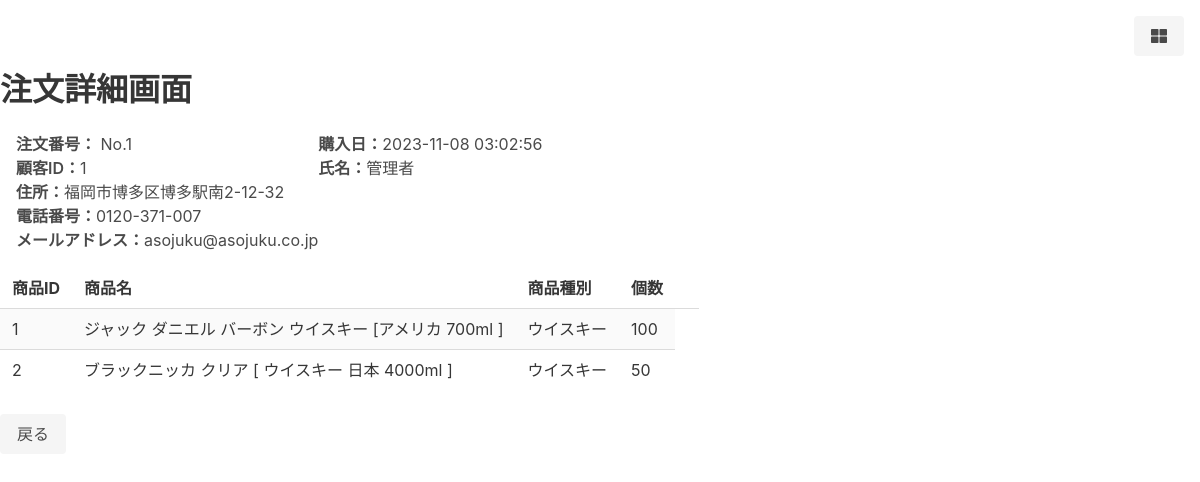
Screenshot of /kannrisya/order-detail.php?order_id=1 with the database file from the repository.
### tables this page shows
CREATE TABLE Orders(
    order_id INT auto_increment,
    customer_id INT NOT NULL,
    order_date DATETIME DEFAULT CURRENT_TIMESTAMP NOT NULL,
    shipping_address VARCHAR(100) NOT NULL,
    payment VARCHAR(50) NOT NULL,
    PRIMARY KEY(order_id),
    FOREIGN KEY(customer_id) REFERENCES Customers(customer_id)
);

CREATE TABLE Customers(
    customer_id INT auto_increment,
    login_id VARCHAR(50) NOT NULL,
    customer_name VARCHAR(50) NOT NULL,
    customer_password VARCHAR(200) NOT NULL,
    postcode VARCHAR(7) NOT NULL,
    address VARCHAR(100) NOT NULL,
    telephone VARCHAR(16) NOT NULL,
    mail VARCHAR(50),
    birth DATE NOT NULL,
    identification_image_pass VARCHAR(100) NOT NULL,
    identification_id INT,
    identification_detail VARCHAR(100),
    created_date DATETIME DEFAULT CURRENT_TIMESTAMP NOT NULL,
    updated_date DATETIME DEFAULT CURRENT_TIMESTAMP ON UPDATE CURRENT_TIMESTAMP,
    payment_id INT,
    delete_flag TINYINT DEFAULT 0,
    PRIMARY KEY(customer_id),
    FOREIGN KEY(identification_id) REFERENCES Identifications(identification_id),
    FOREIGN KEY(payment_id) REFERENCES Payments(payment_id)
);

CREATE TABLE Order_details(
    order_id INT,
    product_id INT,
    quantity INT NOT NULL,
    PRIMARY KEY(order_id,product_id),
    FOREIGN KEY(order_id) REFERENCES Orders(order_id),
    FOREIGN KEY(product_id) REFERENCES Products(product_id)
);

CREATE TABLE Products(
    product_id INT auto_increment,
    product_name VARCHAR(100) NOT NULL,
    category_id INT NOT NULL,
    price INT NOT NULL,
    stock INT DEFAULT 0 NOT NULL,
    image_pass VARCHAR(100),
    product_description VARCHAR(1023),
    PRIMARY KEY(product_id),
    FOREIGN KEY(category_id) REFERENCES Categories(category_id)
);

CREATE TABLE Categories(
    category_id INT auto_increment,
    category_name VARCHAR(50) NOT NULL,
    PRIMARY KEY(category_id)
);

### kannrisya/order-detail.php (the view)
<?php require '../db-connect.php'; ?>
<?php require 'header.php'; ?>
    <?php
    $pdo=new PDO($connect, USER, PASS);
    ?>
    <h3 class="title">注文詳細画面</h3>
    <table class="mb-4 mx-4">
    <?php
    $order_id=$_GET['order_id'];
    $sql='select * from Customers inner join Orders on Customers.customer_id = Orders.customer_id where Orders.order_id=?';
    $customers=$pdo->prepare($sql);
    $customers->execute([$order_id]);
    foreach($customers as $row){
        echo '<tr><td><label class="has-text-weight-semibold">注文番号：</label> No.',$row['order_id'],'</td> <td><label class="has-text-weight-semibold">購入日：</label>',$row['order_date'],'</td></tr>';
        echo '<tr><td><label class="has-text-weight-semibold">顧客ID：</label>',$row['customer_id'],'</td> <td><label class="has-text-weight-semibold"> 氏名：</label>',$row['customer_name'],'</td></tr>';
        echo '<tr><td><label class="has-text-weight-semibold">住所：</label>',$row['address'],'</td></tr>';
        echo '<tr><td><label class="has-text-weight-semibold">電話番号：</label>',$row['telephone'],'</td></tr>';
        echo '<tr><td><label class="has-text-weight-semibold">メールアドレス：</label>',$row['mail'],'</td></tr>';
    }
    echo '</table>';
    echo '<div class="table-container">';
    echo '<table class="table is-striped">';
    $sql = $pdo->prepare('SELECT Products.product_id FROM Order_details
    INNER JOIN Products ON Order_details.product_id  = Products.product_id
    WHERE Order_details.order_id = ?');
    $sql->execute([$order_id]);
    $count = $sql->rowCount();
        if($count != 0){
            echo '<tr><th>商品ID</th><th>商品名</th><th>商品種別</th><th>個数</th><th></th></tr>';
            $sql = $pdo->prepare('SELECT Categories.category_name FROM Order_details
            INNER JOIN Products ON Order_details.product_id  = Products.product_id
            INNER JOIN Categories ON Products.category_id = Categories.category_id
            WHERE Order_details.order_id = ?');
            $sql->execute([$order_id]);
            $i=0;
            foreach ($sql as $row) {
                $category_name[$i] =  $row['category_name'];
                $i++;
              }
            $orders=$pdo->prepare('SELECT Products.product_id,Products.product_name,Order_details.quantity from Products
            inner join Order_details on Products.product_id = Order_details.product_id
            where Order_details.order_id=?');
            $orders->execute([$order_id]);
            $i=0;
            foreach($orders as $order){
             echo '<tr><td>',$order['product_id'],'</td>';
                echo '<td>',$order['product_name'] ,'</td>';
                echo '<td>',$category_name[$i] ,'</td>';
                echo '<td>',$order['quantity'],'</td></tr>';
                $i++;
            }
        }else{
            echo 'データが1件もありません';
        }
    ?>
    </table>
</div>
    <button class="button is-light tabs is-right" onclick="location.href='order-list.php'">戻る</button>
    <?php require 'footer.php'; ?>

### css/common.css (style rules this page uses)
label,p,a { word-wrap: break-word; overflow-wrap: break-word; }

### kannrisya/header.php (style rules this page uses)
table th { width: auto; }

### rows the page displays
orders: order_id "1", order_date "2023-11-08 03:02:56", customer "1", customer.customer_name "管理者", customer.address "福岡市博多区博多駅南2-12-32", customer.telephone "0120-371-007", customer.mail "asojuku@asojuku.co.jp"
order_details: product.product_id "1", product.product_name "ジャック ダニエル バーボン ウイスキー [アメリカ 700ml ]", quantity "100"
categories: category_name "ウイスキー"
order_details: product.product_id "2", product.product_name "ブラックニッカ クリア [ ウイスキー 日本 4000ml ]", quantity "50"
